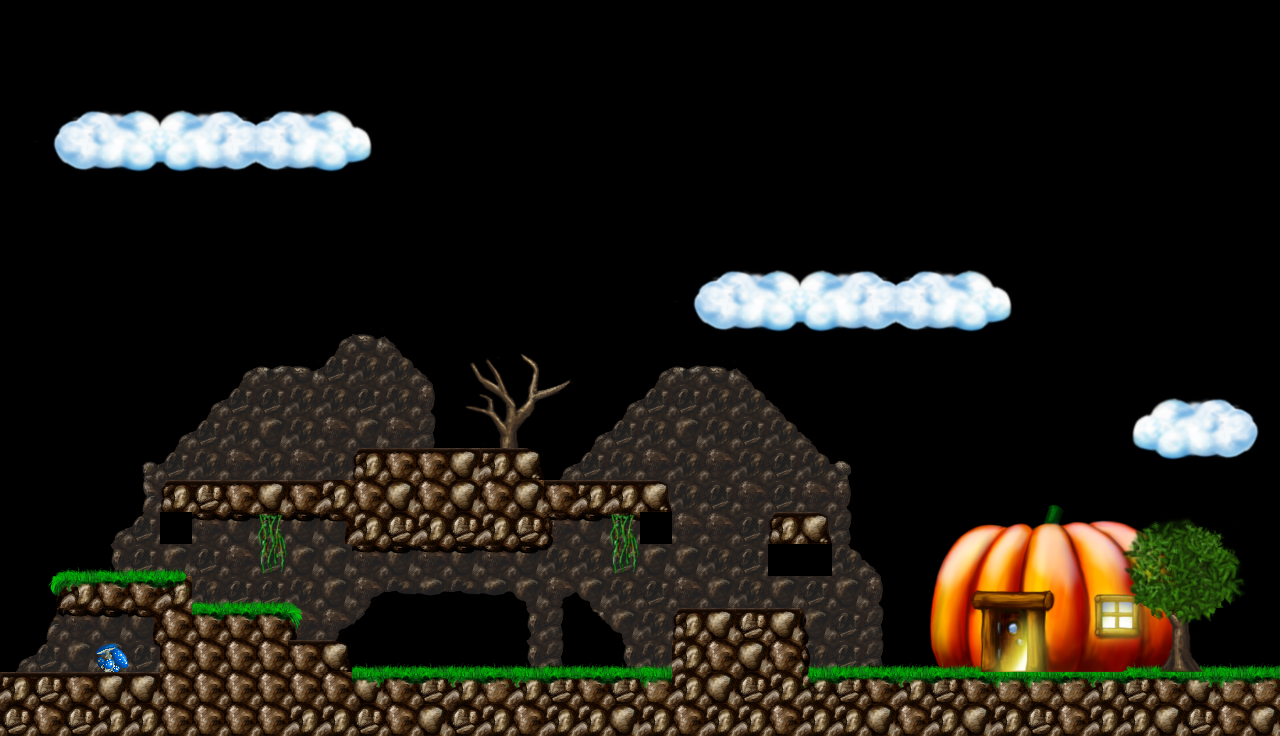

A 2D game scene composited from a Tiled map and its tileset images. What follows is a short description and the map's XML, with every tile layer's data as written:
An orthogonal 40x23 tile map with 32x32 px tiles, 1 tile layer (Tile Layer 1).

<map version="1.2" tiledversion="1.2.0" orientation="orthogonal" renderorder="right-down" width="40" height="23" tilewidth="32" tileheight="32" infinite="0" nextlayerid="2" nextobjectid="1">
 <tileset firstgid="1" source="tilemap.tsx" />
 <layer id="1" name="Tile Layer 1" width="40" height="23">
  <data encoding="csv">
0,0,0,0,0,0,0,0,0,0,0,0,0,0,0,0,0,0,0,0,0,0,0,0,0,0,0,0,0,0,0,0,0,0,0,0,0,0,0,0,
0,0,0,0,0,0,0,0,0,0,0,0,0,0,0,0,0,0,0,0,0,0,0,0,0,0,0,0,0,0,0,0,0,0,0,0,0,0,0,0,
0,0,0,0,0,0,0,0,0,0,0,0,0,0,0,0,0,0,0,0,0,0,0,0,0,0,0,0,0,0,0,0,0,0,0,0,0,0,0,0,
0,1900,1901,1902,1903,1270,1271,1272,1901,1902,1903,1904,0,0,0,0,0,0,0,0,0,0,0,0,0,0,0,0,0,0,0,0,0,0,0,0,0,0,0,0,
0,1964,3345,3346,3347,3342,3343,3344,3345,3346,3347,1968,0,0,0,0,0,0,0,0,0,0,0,0,0,0,0,0,0,0,0,0,0,0,0,0,0,0,0,0,
0,2028,2029,2030,2031,1398,1399,1400,2029,2030,2031,2032,0,0,0,0,0,0,0,0,0,0,0,0,0,0,0,0,0,0,0,0,0,0,0,0,0,0,0,0,
0,0,0,0,0,0,0,0,0,0,0,0,0,0,0,0,0,0,0,0,0,0,0,0,0,0,0,0,0,0,0,0,0,0,0,0,0,0,0,0,
0,0,0,0,0,0,0,0,0,0,0,0,0,0,0,0,0,0,0,0,0,0,0,0,0,0,0,0,0,0,0,0,0,0,0,0,0,0,0,0,
0,0,0,0,0,0,0,0,0,0,0,0,0,0,0,0,0,0,0,0,0,1900,1901,1902,1903,1270,1271,1272,1901,1902,1903,1904,0,0,0,0,0,0,0,0,
0,0,0,0,0,0,0,0,0,0,0,0,0,0,0,0,0,0,0,0,0,1964,3345,3346,3347,3342,3343,3344,3345,3346,3347,1968,0,0,0,0,0,0,0,0,
0,0,0,0,0,0,0,0,0,0,1430,1300,1431,0,0,0,0,0,0,0,0,2028,2029,2030,2031,1398,1399,1400,2029,2030,2031,2032,0,0,0,0,0,0,0,0,
0,0,0,0,0,0,0,1430,1299,1300,1367,1427,1366,1431,1256,1257,1258,1259,0,0,1430,1299,1300,1431,0,0,0,0,0,0,0,0,0,0,0,0,0,0,0,0,
0,0,0,0,0,0,1430,1367,1428,1427,1427,1428,1427,1365,1320,1321,1322,1323,0,1430,1367,1428,1427,1366,1431,0,0,0,0,0,0,0,0,0,0,1269,1270,1271,1272,1273,
0,0,0,0,0,1430,1367,1427,1364,1427,1363,1364,1363,1429,0,1385,1386,0,1430,1367,1427,1364,1427,1428,1366,1431,0,0,0,0,0,0,0,0,0,1333,3342,3343,3344,1337,
0,0,0,0,1298,1367,1427,1363,1427,1363,1427,3551,3489,3489,3490,3487,3557,1430,1367,1427,1363,1427,1363,1427,1428,1366,1301,0,0,0,0,0,0,0,0,1397,1398,1399,1400,1401,
0,0,0,0,1362,3551,3488,3489,3490,3489,3553,3491,3492,3491,3492,3491,3492,3489,3487,3487,3552,1427,1428,1363,1428,1363,1365,0,0,0,0,0,888,889,0,0,0,0,0,0,
0,0,0,1430,1367,1552,1879,1880,1432,1880,1747,3555,3556,3555,3556,3555,3556,1746,1880,1432,1488,1363,1363,1428,3551,3552,1429,0,0,949,950,951,952,953,954,959,960,996,997,0,
0,1558,1559,1304,1624,1234,1428,1363,1496,1364,1364,1879,1880,1879,1880,1879,1880,1881,1427,1496,1364,1364,1427,1428,1552,1488,1366,1431,0,1013,1014,1015,1016,1017,1018,1023,1024,1060,1061,0,
0,1622,3423,3425,3425,3364,1623,1624,1624,1557,1364,1302,1491,1492,1491,1492,1303,1302,1303,1427,1428,1363,1364,1427,1364,1428,1364,1365,0,1077,1078,1079,1080,1081,1082,1087,1088,1124,1261,0,
0,1235,1879,1880,1747,3491,3425,3425,3425,1621,1302,1495,0,0,0,0,1426,1429,1494,1303,1427,3551,3490,3488,3490,1174,1428,1429,0,1141,1142,1143,1144,1145,1146,1151,1152,1324,0,0,
1430,1367,1364,1369,1878,3491,3491,3491,3491,3489,3557,1559,1560,1559,1560,1559,1304,1305,1560,1304,1623,3555,3491,3492,3491,1810,1624,1305,1560,1149,1150,1207,1208,1209,1210,1215,1216,1450,1559,1560,
3487,3488,3489,3490,3490,3491,3491,3491,3491,3491,3491,3426,3425,3424,3423,3428,3423,3424,3425,3424,3427,3555,3492,3556,3555,3363,3424,3425,3423,3424,3425,3427,3427,3428,3423,3424,3425,3426,3427,3428,
3556,3491,3556,3555,3555,3491,3491,3491,3491,3555,3555,3556,3491,3492,3556,3555,3491,3555,3555,3492,3555,3491,3555,3555,3491,3555,3555,3492,3491,3555,3492,3555,3556,3491,3555,3555,3492,3556,3491,3492
</data>
 </layer>
</map>
